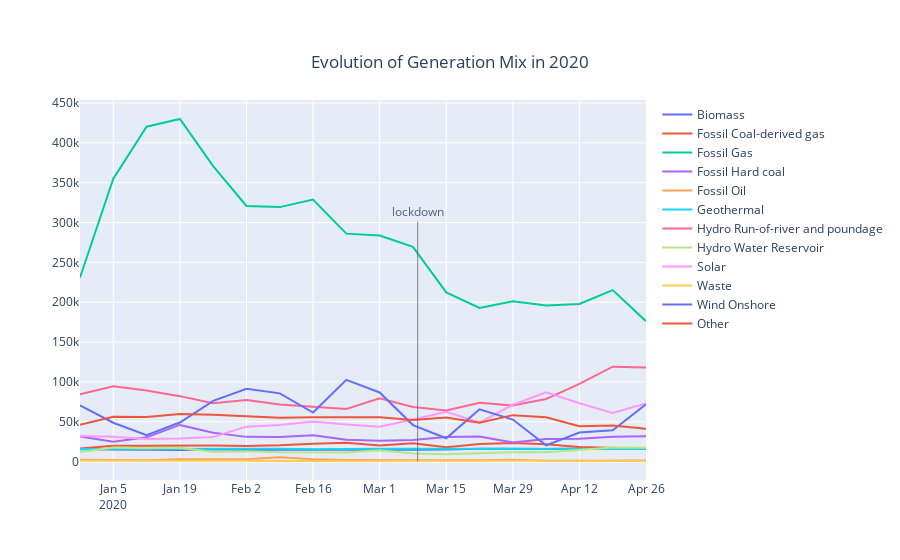
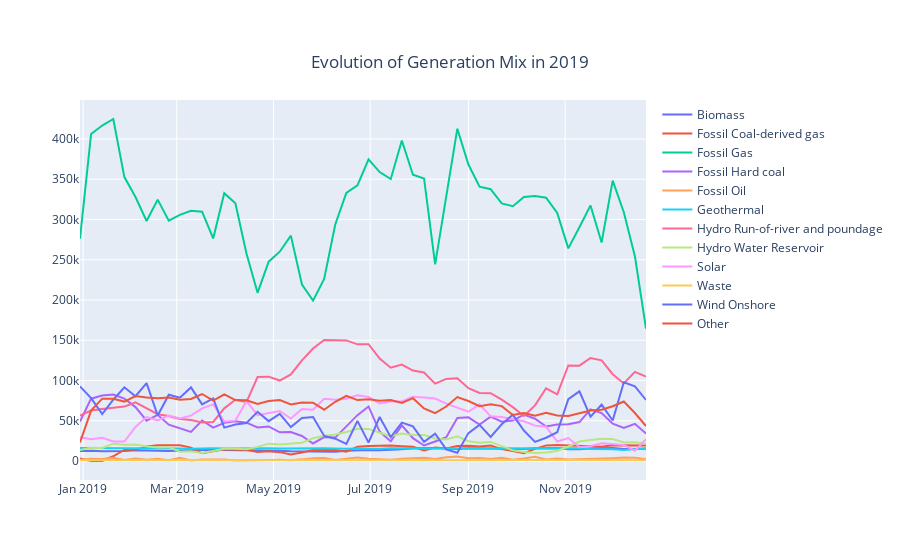

Source (notebook cell) for these figures, in order:
### Code cell
def gen_evol(df, year):
    df20_daily = df.resample('D', label='left').sum()
    df_weekly = df20_daily.resample('W', label='left').mean()

    df_weekly = df_weekly[:-1]

    # Add traces
    i = 0
    fig = go.Figure()

    for c in df20.columns:
        fig.add_trace(go.Scatter(x=df_weekly.index, y=df_weekly[c],
                            mode='lines',
                            name=c))
    if (year == "2020"):
        fig.add_annotation(x=datetime(2020,3,9),y=0,text="lockdown",ax=0,ay=-250, arrowcolor="#636363", opacity=0.8)
    fig.update_layout(
            title={
                'text': "Evolution of Generation Mix in "+year,
                'y':0.9,
                'x':0.5,
                'xanchor': 'center',
                'yanchor': 'top'})
    fig.show()
    
gen_evol(it_2020_gen, year="2020")
gen_evol(it_2019_gen, year="2019")
